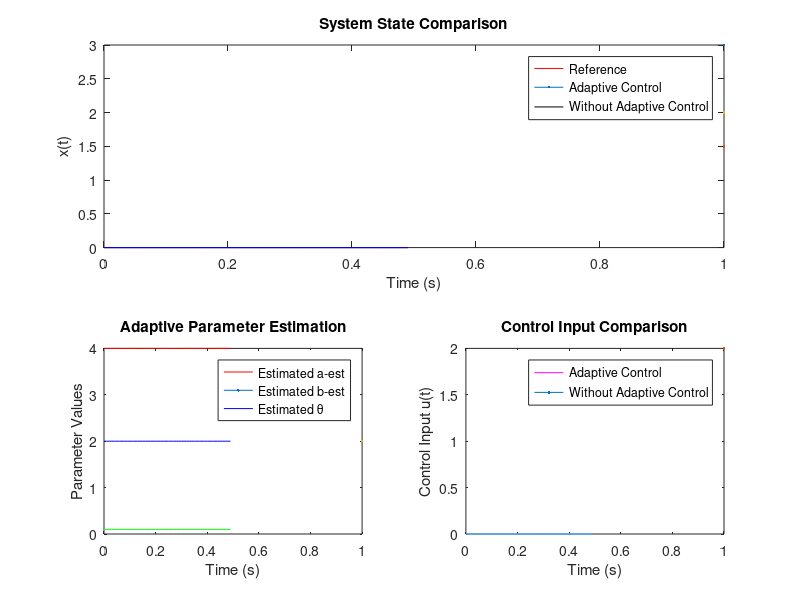

Write MATLAB code to recreate this figure. (Note: this script raises an error after producing the figure.)
% Indirect Model Reference Adaptive Control (MRAC) for First-Order SISO System
% Written By: Rasit
% Date: 25-Jan-2025
clc,clear,close all;
%% System Parameters (True and Reference Model)
a = 4; b = 2; theta = 0.8;  % True system parameters (unknown)
am = -2; bm = 2;            % Reference model parameters

%% Simulation Parameters
Ts = 1e-2;                   % Time step
t = 0:Ts:50;                 % Simulation time 
ref = zeros(length(t),1);      % Input signal (initially zero)
% ref(t > 0.5) = sin(t(t > 0.5)); % Sinusoidal input after 0.5 second
ref(t > 1) = square(t(t > 1));    % Square input after 1 second

% Initial conditions
x_ref = zeros(length(t),1); % Reference model state
x = zeros(length(t),1);     % Actual system state (adaptive)
x_no_adapt = zeros(length(t),1); % System without adaptive control

% Control inputs
u = zeros(length(t),1);     
u_no_adapt = zeros(length(t),1); 

% Estimated parameters (initial values)
a_est = a * ones(length(t),1);
b_est = b * ones(length(t),1);
theta_est = 0.1 * ones(length(t),1);

%% Adaptive Control Gains
gamma_a = 0.1; gamma_b = 0.1; gamma_theta = 0.6;
b_min = 0.1;  % Minimum value for b

% True control gains
kx_true = (am - a) / b;
kr_true = bm / b;

%% Simulation Loop
figure('units', 'normalized', 'outerposition', [0 0 1 1], 'color', 'w')
for i = 2:length(t)
    if (i*Ts) > 25
        ref(i) = cos(i*Ts);
    end
    % Control Law
    kx = (am - a_est(i-1)) / b_est(i-1);
    kr = bm / b_est(i-1);
    u(i-1) = kx * x(i-1) + kr * ref(i-1) - theta_est(i-1) * x(i-1);
    u_no_adapt(i-1) = kx_true * x_no_adapt(i-1) + kr_true * ref(i-1);

    % Adaptive Parameter Update
    e = x_ref(i-1) - x(i-1);
    a_dot = -gamma_a * x(i-1) * e;
    
    if b_est(i-1) >= b_min
        b_dot = -gamma_b * u(i-1) * e;
        if (b_est(i-1) == b_min && b_dot < 0)
            b_dot = 0;
        end
    end
    
    theta_dot = -gamma_theta * x(i-1) * e * sign(b);
    
    % System Dynamics
    xdot_ref = am * x_ref(i-1) + bm * ref(i-1);
    xdot = a * x(i-1) + b * u(i-1) + b * theta * x(i-1);
    xdot_no_adapt = a * x_no_adapt(i-1) + b * u_no_adapt(i-1) + b * theta * x_no_adapt(i-1);
    
    % Update Variables (Euler Method)
    x_ref(i) = x_ref(i-1) + xdot_ref * Ts;
    x(i) = x(i-1) + xdot * Ts;
    x_no_adapt(i) = x_no_adapt(i-1) + xdot_no_adapt * Ts;
    
    a_est(i) = a_est(i-1) + a_dot * Ts;
    b_est(i) = b_est(i-1) + b_dot * Ts;
    theta_est(i) = theta_est(i-1) + theta_dot * Ts;

    % Plot Result
    if mod(i,5e1) == 0 || mod(i,length(t)) == 0
        clf
        subplot(2,2,[1,2]); % System States
        plot(t(1:i), x_ref(1:i), 'r', LineWidth=3); hold on;
        plot(t(1:i), x(1:i), 'k', LineWidth=1.5);
        plot(t(1:i), x_no_adapt(1:i), 'b', LineWidth=2);
        legend('Reference', 'Adaptive Control', 'Without Adaptive Control');
        xlabel('Time (s)'); ylabel('x(t)'); title('System State Comparison');

        subplot(223); % Estimated Parameters
        plot(t(1:i), a_est(1:i), 'r', LineWidth=2); hold on;
        plot(t(1:i), b_est(1:i), 'b', LineWidth=2);
        plot(t(1:i), theta_est(1:i), 'g', LineWidth=2);
        legend('Estimated a-est', 'Estimated b-est', 'Estimated \theta');
        xlabel('Time (s)'); ylabel('Parameter Values'); title('Adaptive Parameter Estimation');

        subplot(224); % Control Input
        plot(t(1:i), u(1:i), 'm', LineWidth=2); hold on;
        plot(t(1:i), u_no_adapt(1:i), 'c', LineWidth=2);
        legend('Adaptive Control', 'Without Adaptive Control');
        xlabel('Time (s)'); ylabel('Control Input u(t)');
        title('Control Input Comparison');
        sgtitle('Intidrect MRAC Simulation'); 
        drawnow
    end
end

